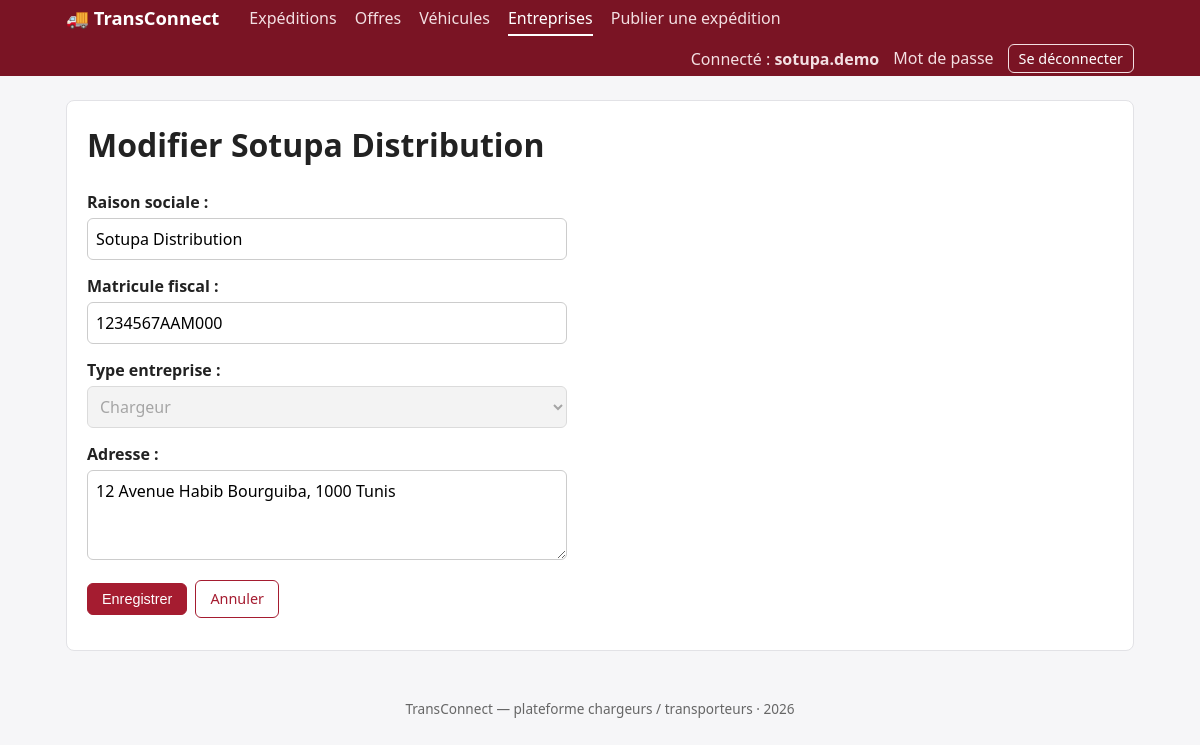
Page /entreprises/1/modifier/ (signed in) on the committed database.
### EntreprisesApp/models.py (models this page shows, shortened)
class Utilisateur(AbstractUser):
    ROLE_CHARGEUR = 'chargeur'
    ROLE_TRANSPORTEUR = 'transporteur'
    ROLE_ADMIN = 'admin'
    ROLE_CHOICES = (
        (ROLE_CHARGEUR, 'Chargeur'),
        (ROLE_TRANSPORTEUR, 'Transporteur'),
        (ROLE_ADMIN, 'Administrateur'),
    )
    user_id = models.CharField(max_length=8, primary_key=True, editable=False)
    email = models.EmailField(unique=True, validators=[valider_email_gmail])
    role = models.CharField(max_length=20, choices=ROLE_CHOICES, default=ROLE_CHARGEUR)
    telephone = models.CharField(
        max_length=8, blank=True, validators=[valider_telephone]
    )
    created_at = models.DateTimeField(auto_now_add=True)
    updated_at = models.DateTimeField(auto_now=True)
    objects = UtilisateurManager()
    REQUIRED_FIELDS = ['email']
    class Meta:
        verbose_name = 'Utilisateur'
        verbose_name_plural = 'Utilisateurs'

class Entreprise(models.Model):
    TYPE_CHARGEUR = 'chargeur'
    TYPE_TRANSPORTEUR = 'transporteur'
    TYPE_CHOICES = (
        (TYPE_CHARGEUR, 'Chargeur'),
        (TYPE_TRANSPORTEUR, 'Transporteur'),
    )
    raison_sociale = models.CharField(max_length=150)
    matricule_fiscal = models.CharField(
        max_length=17, unique=True, validators=[valider_matricule_fiscal]
    )
    type_entreprise = models.CharField(max_length=15, choices=TYPE_CHOICES)
    adresse = models.TextField(
        validators=[MinLengthValidator(20, "L'adresse doit contenir au moins 20 caractères.")]
    )
    utilisateur = models.OneToOneField(
        Utilisateur,
        on_delete=models.CASCADE,
        related_name='entreprise',
        null=True,
        blank=True,
    )
    created_at = models.DateTimeField(auto_now_add=True)
    updated_at = models.DateTimeField(auto_now=True)
    class Meta:
        verbose_name = 'Entreprise'
        verbose_name_plural = 'Entreprises'
        ordering = ['raison_sociale']
    @property
    def est_transporteur(self):
        return self.type_entreprise == self.TYPE_TRANSPORTEUR
    @property
    def est_chargeur(self):
        return self.type_entreprise == self.TYPE_CHARGEUR

### EntreprisesApp/views.py (the view, shortened to what this page needs)
# urls.py: path('<int:pk>/modifier/', views.EntrepriseUpdateView.as_view(), name='modifier'),
class EntrepriseUpdateView(EntrepriseRequiseMixin, MonEntrepriseMixin, UpdateView):
    model = Entreprise
    form_class = EntrepriseForm
    template_name = 'entreprises/form.html'

### EntreprisesApp/forms.py
class EntrepriseForm(forms.ModelForm):
    class Meta:
        model = Entreprise
        fields = ['raison_sociale', 'matricule_fiscal', 'type_entreprise', 'adresse']
        widgets = {'adresse': forms.Textarea(attrs={'rows': 3})}
    def __init__(self, *args, **kwargs):
        super().__init__(*args, **kwargs)
        if self.instance.pk:
            self.fields['type_entreprise'].disabled = True

### EntreprisesApp/context_processors.py (called while the page is built)
def entreprise_courante(request):
    return {'mon_entreprise': entreprise_de(getattr(request, 'user', None))}

### EntreprisesApp/mixins.py (called while the page is built)
def entreprise_de(user):
    return getattr(user, 'entreprise', None)

    def test_func(self):
        return entreprise_de(self.request.user) is not None

### EntreprisesApp/views.py (called while the page is built)
    def get_queryset(self):
        return Entreprise.objects.filter(utilisateur=self.request.user)

### EntreprisesApp/templates/entreprises/form.html (shortened to what this page needs)
{% extends 'base.html' %}
{% block content %}
<div class="card">
  <h1>{% if object %}Modifier {{ object.raison_sociale }}{% else %}Nouvelle entreprise{% endif %}</h1>
  {% url 'entreprises:liste' as annuler %}
  {% include 'partials/form.html' with bouton='Enregistrer' annuler=annuler %}
</div>
{% endblock %}

### templates/base.html (shortened to what this page needs)
<!DOCTYPE html>
<html lang="fr">
<head>
</head>
<body>
  <header>
    {% with nom_url=request.resolver_match.app_name %}
    <nav>
      <a class="logo" href="{% url 'accueil' %}">🚚 TransConnect</a>
      <a href="{% url 'expeditions:liste' %}" {% if nom_url == 'expeditions' %}class="actif"{% endif %}>Expéditions</a>
      <a href="{% url 'offres:liste' %}" {% if nom_url == 'offres' %}class="actif"{% endif %}>Offres</a>
      <a href="{% url 'vehicules:liste' %}" {% if nom_url == 'vehicules' %}class="actif"{% endif %}>Véhicules</a>
      <a href="{% url 'entreprises:liste' %}" {% if nom_url == 'entreprises' %}class="actif"{% endif %}>Entreprises</a>
      {% if user.is_authenticated %}
        {% if mon_entreprise.est_transporteur %}
        <a href="{% url 'vehicules:mes' %}">Mes véhicules</a>
        {% elif mon_entreprise.est_chargeur %}
        <a href="{% url 'expeditions:ajouter' %}">Publier une expédition</a>
        {% else %}
        <a href="{% url 'entreprises:ajouter' %}">Créer mon entreprise</a>
        {% endif %}
      <span class="compte">
        <span>Connecté : <strong>{{ user.username }}</strong></span>
        <a href="{% url 'password_change' %}">Mot de passe</a>
        <form method="post" action="{% url 'logout' %}" class="inline">
          <button type="submit" class="lien">Se déconnecter</button>
        </form>
      </span>
      {% else %}
      <span class="compte">
        <a href="{% url 'login' %}">Se connecter</a>
        <a href="{% url 'inscription' %}">Créer un compte</a>
      </span>
      {% endif %}
    </nav>
    {% endwith %}
  </header>
  <main>
    {% block content %}{% endblock %}
  </main>
  <footer>TransConnect — plateforme chargeurs / transporteurs · {% now "Y" %}</footer>
</body>
</html>

### templates/partials/form.html (shortened to what this page needs)
<form method="post" novalidate>
  {{ form.as_p }}
  <div class="actions">
    <button type="submit" class="btn">{{ bouton|default:"Enregistrer" }}</button>
    {% if annuler %}<a class="btn secondaire" href="{{ annuler }}">Annuler</a>{% endif %}
  </div>
</form>

### templates/base.html (style rules this page uses)
:root { --brand:#a51c30; --brand-dark:#7a1424; --bg:#f6f6f8; --card:#fff; --text:#222; --muted:#666; --line:#e2e2e6; }
* { box-sizing: border-box; }
body { margin:0; font-family: system-ui, -apple-system, "Segoe UI", Roboto, sans-serif; background:var(--bg); color:var(--text); line-height:1.5; }
header { background:var(--brand-dark); color:#fff; }
nav { max-width:1100px; margin:0 auto; padding:0 16px; display:flex; flex-wrap:wrap; align-items:center; gap:4px 18px; min-height:56px; }
nav .logo { font-weight:700; font-size:1.15rem; color:#fff; text-decoration:none; margin-right:12px; }
nav a { color:#f3dfe2; text-decoration:none; padding:4px 0; border-bottom:2px solid transparent; }
nav a:hover, nav a.actif { color:#fff; border-bottom-color:#fff; }
nav .compte { margin-left:auto; display:flex; flex-wrap:wrap; align-items:center; gap:4px 14px; color:#f3dfe2; }
nav button.lien { background:none; border:1px solid #f3dfe2; border-radius:6px; color:#fff; padding:3px 10px; cursor:pointer; font:inherit; font-size:.9rem; }
main { max-width:1100px; margin:24px auto; padding:0 16px; }
h1, h2 { margin-top:0; }
.card { background:var(--card); border:1px solid var(--line); border-radius:8px; padding:20px; margin-bottom:20px; }
a { color:var(--brand); }
.btn { display:inline-block; padding:7px 14px; border-radius:6px; border:1px solid var(--brand); background:var(--brand); color:#fff; text-decoration:none; cursor:pointer; font-size:.9rem; }
.btn.secondaire { background:#fff; color:var(--brand); }
.actions { display:flex; flex-wrap:wrap; gap:8px; align-items:center; margin:12px 0; }
.inline { display:inline; }
form p { margin:0 0 14px; }
form label { display:block; font-weight:600; margin-bottom:4px; }
form input:not([type=checkbox]), form select, form textarea { width:100%; max-width:480px; padding:8px; border:1px solid #ccc; border-radius:6px; font:inherit; }
footer { text-align:center; color:var(--muted); font-size:.85rem; padding:24px 16px; }

### rows in the picture
Utilisateur: username "sotupa.demo"
Entreprise: raison_sociale "Sotupa Distribution", matricule_fiscal "1234567AAM000", type_entreprise "Chargeur", adresse "12 Avenue Habib Bourguiba, 1000 Tunis"

### other values in the picture
{{ bouton|default:"Enregistrer" }} "Enregistrer"
